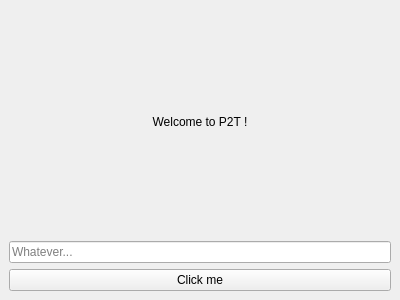
<?xml version="1.0" encoding="UTF-8"?>
<ui version="4.0">
 <class>MainWindow</class>
 <widget class="QMainWindow" name="MainWindow">
  <property name="geometry">
   <rect>
    <x>0</x>
    <y>0</y>
    <width>400</width>
    <height>300</height>
   </rect>
  </property>
  <property name="windowTitle">
   <string>Exemple PySide6</string>
  </property>
  <widget class="QWidget" name="centralwidget">
   <layout class="QVBoxLayout" name="verticalLayout">
    <item>
     <widget class="QLabel" name="label">
      <property name="text">
       <string>Welcome to P2T !</string>
      </property>
      <property name="alignment">
       <set>Qt::AlignCenter</set>
      </property>
     </widget>
    </item>
    <item>
     <widget class="QLineEdit" name="lineEdit">
      <property name="placeholderText">
       <string>Whatever...</string>
      </property>
     </widget>
    </item>
    <item>
     <widget class="QPushButton" name="pushButton">
      <property name="text">
       <string>Click me</string>
      </property>
     </widget>
    </item>
   </layout>
  </widget>
 </widget>
 <resources/>
 <connections/>
</ui>
